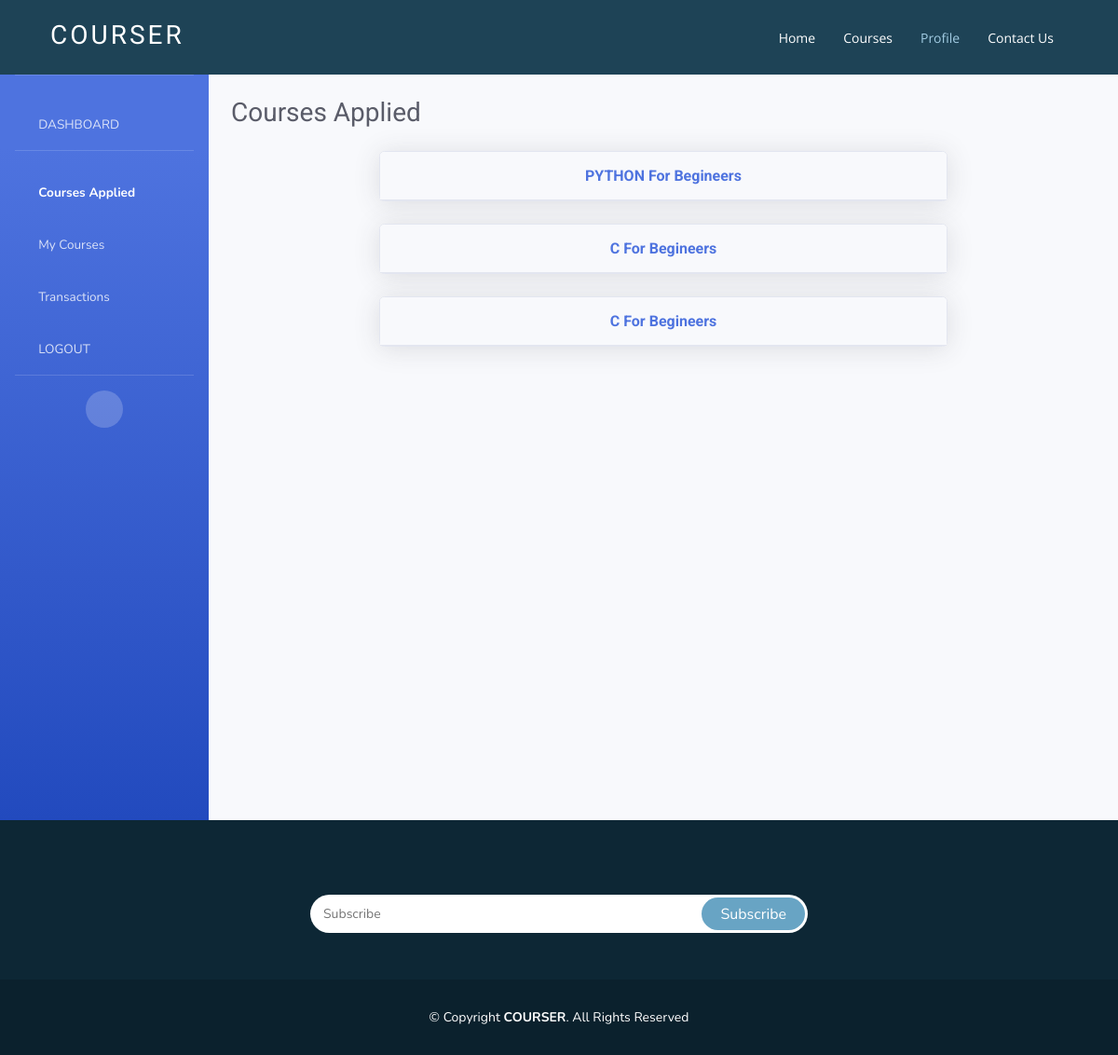
Screenshot of /profile/course_applied/1/ (signed in) with the database file from the repository.
### main/models.py (models this page shows)
class course(models.Model):
    title = models.CharField(max_length=50)
    level = models.ForeignKey('course_level', on_delete=models.CASCADE)
    duration = models.IntegerField(default=0)
    description = models.CharField(default='This course is properly designed for Begineers to start python programming.', max_length=100)

### main/views.py (the view)
# urls.py: path('profile/course_applied/<int:user_id>/', login_required(views.course_applied.as_view()), name='course_applied'),
class course_applied(View):
    def get(self, request, user_id):
        items = transaction_table.objects.filter(user_id=user_id)
        datas = list()
        for item in items:
            course_id = item.course_id
            course_title = course.objects.get(id=course_id).title
            datas.append({
                'course_title': course_title
            })
        return render(request, 'profile-course-applied.html', {
            'datas': datas
        })

### templates/profile-course-applied.html
{% extends 'profile-base.html' %}
{% block main %}
<div id="wrapper">
    <ul class="navbar-nav bg-gradient-primary sidebar sidebar-dark accordion" id="accordionSidebar">
      <hr class="sidebar-divider my-0">
      <li class="nav-item">
        <a class="nav-link" href="{% url 'profile' request.user.id %}">
          <br>
          <i class="fas fa-fw fa-globe"></i>
          <span>DASHBOARD</span></a>
      </li>
      <hr class="sidebar-divider">
      <li class="nav-item active">
        <a class="nav-link" href="{% url 'course_applied' request.user.id %}">
          <i class="fas fa-fw fa-tasks"></i>
          <span>Courses Applied</span></a>
      </li>
      <li class="nav-item">
        <a class="nav-link" href="{% url 'my_course' request.user.id %}">
          <i class="fas fa-fw fa-laptop"></i>
          <span>My Courses</span></a>
      </li>
      <li class="nav-item">
        <a class="nav-link" href="{% url 'my_transaction' request.user.id %}">
          <i class="fas fa-fw fa-tag"></i>
          <span>Transactions</span></a>
      </li>
      <li class="nav-item">
        <a class="nav-link" href="{% url 'logout_request' %}">
          <i class="fas fa-fw fa-arrow-left"></i>
          <span>LOGOUT</span></a>
      </li>
      <hr class="sidebar-divider d-none d-md-block">
      <div class="text-center d-none d-md-inline">
        <button class="rounded-circle border-0" id="sidebarToggle"></button>
      </div>
    </ul>
    <div id="content-wrapper" class="d-flex flex-column">
      <div id="content">
        <div class="container-fluid">
          <br>
          <div class="d-sm-flex align-items-center justify-content-between mb-4">
            <h1 class="h3 mb-0 text-gray-800">Courses Applied</h1>
          </div>
          <div class="row">
            {% for data in datas %}
            <div class="col-xl-8 col-lg-7 mx-auto">
              <div class="card shadow mb-4">
                <a>
                  <div class="card-header py-3 d-flex flex-row align-items-center justify-content-between">
                    <h6 class="m-0 font-weight-bold text-primary mx-auto text-center">{{ data.course_title }}</h6>
                  </div>
                </a>
              </div>
            </div>
            {% endfor %}
           </div>
      </div>
    </div>
{% endblock %}

### static/assets/css/style.css (style rules this page uses)
body { font-family: "Open Sans", sans-serif; color: #444; }
a { color: #4fa6d5; }
h1, h2, h3, h4, h5, h6, .font-primary { font-family: "Roboto", sans-serif; }

### rows the page displays
course: course_title "PYTHON For Begineers"
course: course_title "C For Begineers" "C For Begineers"
